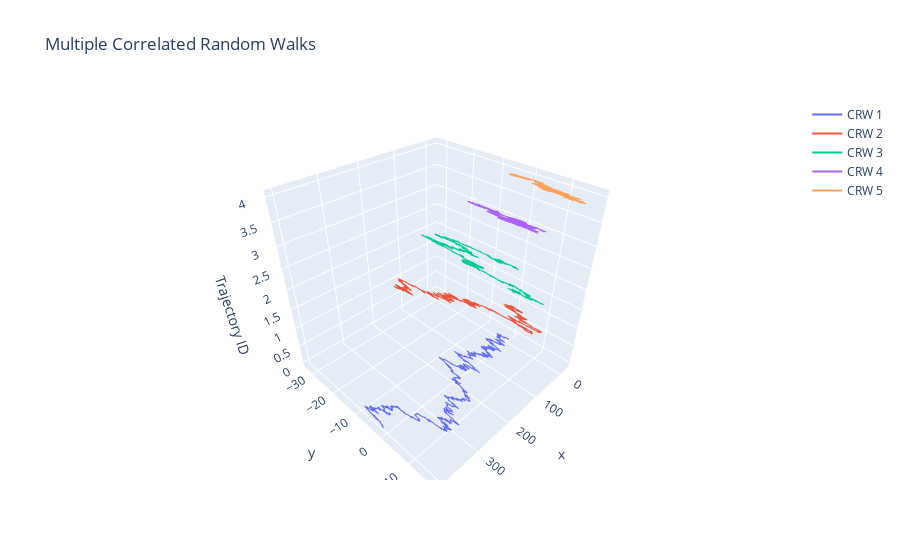

Notebook source saved alongside this figure:
### Markdown cell above
# Activity 5: Correlated Random Walk - Vec2d - N Trajectories

### Code cell
def multiple_crw(n_traj=5, n_steps=1000, scale=1.0):
    fig = go.Figure()

    for i in range(n_traj):
        pos = Vec2d(0, 0)
        trajectory = [pos.to_tuple()]
        
        for _ in range(n_steps):
            angle = cauchy.rvs(scale=scale * (i + 1))  # Diferente coeficiente de Cauchy para cada trayectoria
            step = Vec2d(1, 0).rotated(angle)
            pos += step
            trajectory.append(pos.to_tuple())

        x, y = zip(*trajectory)
        z = np.full(len(x), i)  # Usamos un valor fijo de Z para separar las trayectorias en 3D

        fig.add_trace(go.Scatter3d(x=x, y=y, z=z, mode='lines', name=f'CRW {i+1}'))

    print(f"Generadas {n_traj} trayectorias con {n_steps} pasos cada una.")
    
    fig.update_layout(title="Multiple Correlated Random Walks",
                      scene=dict(zaxis_title="Trajectory ID"),
                      showlegend=True)
    fig.show()

# Llamada de prueba
multiple_crw()

### Figure 1 — Plotly figure (JSON) as saved in the notebook; plotly's stock layout.template omitted (floating-point values rounded to 4 significant figures; data arrays with more than 128 entries replaced by an {"elided": "..."} marker saying what was removed)
{"data": [{"mode": "lines", "name": "CRW 1", "type": "scatter3d", "x": {"elided": "1001 float values"}, "y": {"elided": "1001 float values"}, "z": {"elided": "1001 int values"}}, {"mode": "lines", "name": "CRW 2", "type": "scatter3d", "x": {"elided": "1001 float values"}, "y": {"elided": "1001 float values"}, "z": {"elided": "1001 int values"}}, {"mode": "lines", "name": "CRW 3", "type": "scatter3d", "x": {"elided": "1001 float values"}, "y": {"elided": "1001 float values"}, "z": {"elided": "1001 int values"}}, {"mode": "lines", "name": "CRW 4", "type": "scatter3d", "x": {"elided": "1001 float values"}, "y": {"elided": "1001 float values"}, "z": {"elided": "1001 int values"}}, {"mode": "lines", "name": "CRW 5", "type": "scatter3d", "x": {"elided": "1001 float values"}, "y": {"elided": "1001 float values"}, "z": {"elided": "1001 int values"}}], "layout": {"scene": {"zaxis": {"title": {"text": "Trajectory ID"}}}, "showlegend": true, "title": {"text": "Multiple Correlated Random Walks"}}}
